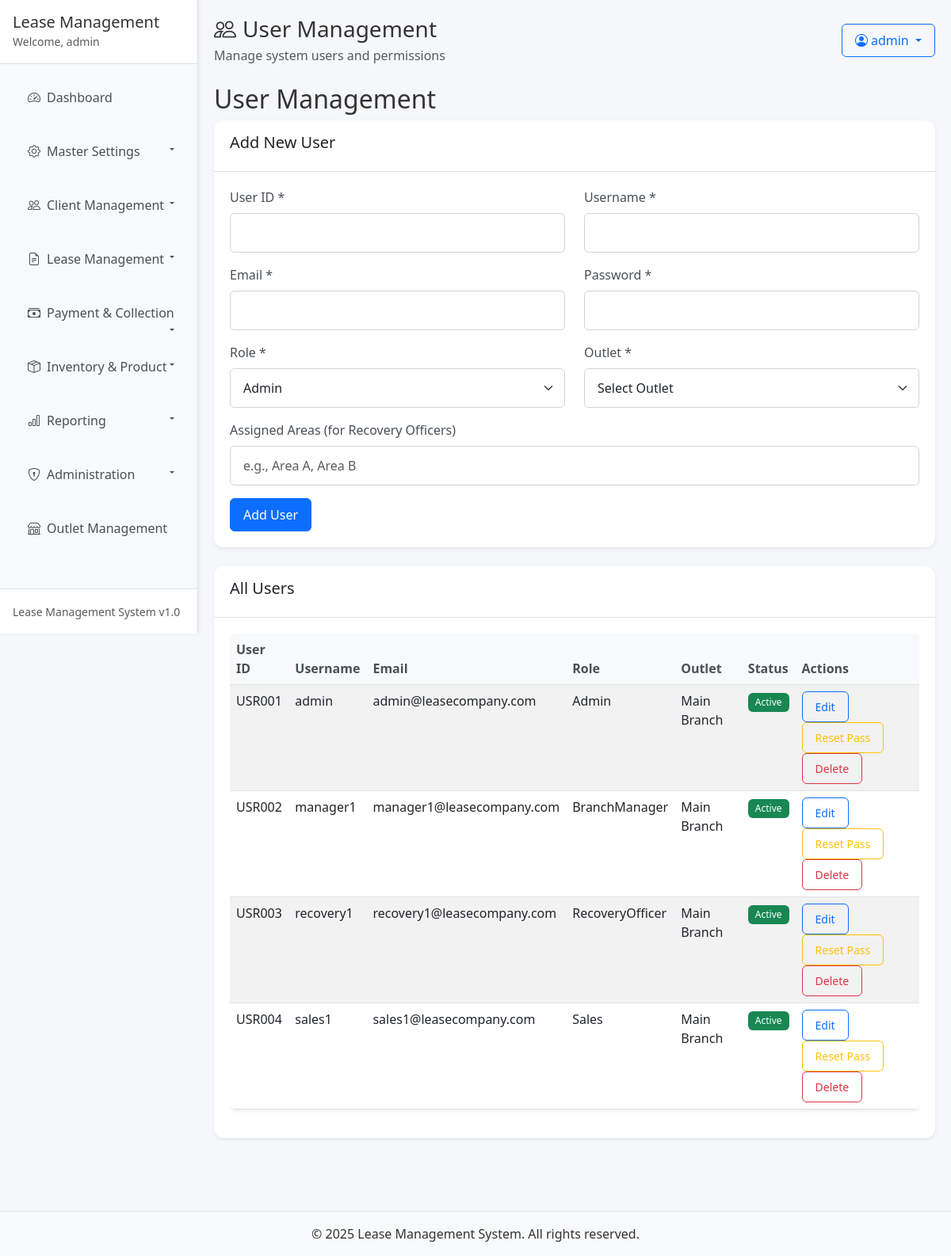
/users.php (signed in), run on the app's committed database.
### tables this page shows
CREATE TABLE users (
    id INT AUTO_INCREMENT PRIMARY KEY,
    user_id VARCHAR(50) UNIQUE NOT NULL,
    username VARCHAR(50) UNIQUE NOT NULL,
    email VARCHAR(100) UNIQUE NOT NULL,
    password VARCHAR(255) NOT NULL,
    role ENUM('Admin', 'BranchManager', 'RecoveryOfficer', 'AccountsOfficer', 'DataEntry', 'Sales') NOT NULL,
    outlet_id VARCHAR(50) NOT NULL,
    assigned_areas TEXT,
    is_active BOOLEAN DEFAULT TRUE,
    created_at TIMESTAMP DEFAULT CURRENT_TIMESTAMP,
    updated_at TIMESTAMP DEFAULT CURRENT_TIMESTAMP ON UPDATE CURRENT_TIMESTAMP,
    FOREIGN KEY (outlet_id) REFERENCES outlets(outlet_id)
);

CREATE TABLE outlets (
    id INT AUTO_INCREMENT PRIMARY KEY,
    outlet_id VARCHAR(50) UNIQUE NOT NULL,
    outlet_name VARCHAR(100) NOT NULL,
    city VARCHAR(50) NOT NULL,
    address TEXT NOT NULL,
    phone VARCHAR(20),
    email VARCHAR(100),
    outlet_type ENUM('Main', 'Sub', 'Franchise') NOT NULL,
    assigned_branch_manager VARCHAR(50) NOT NULL,
    linked_cash_account VARCHAR(50) NOT NULL,
    linked_bank_account VARCHAR(50) NOT NULL,
    created_at TIMESTAMP DEFAULT CURRENT_TIMESTAMP,
    updated_at TIMESTAMP DEFAULT CURRENT_TIMESTAMP ON UPDATE CURRENT_TIMESTAMP
);

### users.php (the view, shortened to what this page needs)
<?php
$conn = getDBConnection();
$users_result = $conn->query("
    SELECT u.*, o.outlet_name
    FROM users u
    JOIN outlets o ON u.outlet_id = o.outlet_id
    ORDER BY u.created_at DESC
");
?>
<!DOCTYPE html>
<html lang="en">
<head>
    <link href="https://cdn.jsdelivr.net/npm/bootstrap@5.3.0/dist/css/bootstrap.min.css" rel="stylesheet">
    <link href="https://cdn.jsdelivr.net/npm/bootstrap-icons@1.10.0/font/bootstrap-icons.css" rel="stylesheet">
    <link href="https://cdn.jsdelivr.net/npm/select2@4.1.0-rc.0/dist/css/select2.min.css" rel="stylesheet" />
    <link href="assets/css/styles.css" rel="stylesheet">
</head>
<body>
    <?php include 'includes/permanent_sidebar.php'; ?>
    <div class="main-content" style="margin-left: 250px; padding: 20px;">
        <div class="d-flex justify-content-between align-items-center mb-4">
            <div>
                <h1 class="h3 mb-1"><i class="bi bi-people me-2"></i>User Management</h1>
                <p class="mb-0 text-muted">Manage system users and permissions</p>
            </div>
            <div class="dropdown">
                <button class="btn btn-outline-primary dropdown-toggle" type="button" id="userMenu" data-bs-toggle="dropdown" aria-expanded="false">
                    <i class="bi bi-person-circle me-1"></i><?php echo htmlspecialchars($_SESSION['username'] ?? 'User'); ?>
                </button>
            </div>
        </div>
        <div class="row">
            <div class="col-md-12">
                <h2>User Management</h2>
                <div class="card mb-4">
                    <div class="card-header">
                        <h5>Add New User</h5>
                    </div>
                    <div class="card-body">
                        <form method="POST">
                            <div class="row">
                                <div class="col-md-6">
                                    <div class="mb-3">
                                        <label for="user_id" class="form-label">User ID *</label>
                                        <input type="text" class="form-control" id="user_id" name="user_id" required>
                                    </div>
                                </div>
                                <div class="col-md-6">
                                    <div class="mb-3">
                                        <label for="username" class="form-label">Username *</label>
                                        <input type="text" class="form-control" id="username" name="username" required>
                                    </div>
                                </div>
                            </div>
                            <div class="row">
                                <div class="col-md-6">
                                    <div class="mb-3">
                                        <label for="email" class="form-label">Email *</label>
                                        <input type="email" class="form-control" id="email" name="email" required>
                                    </div>
                                </div>
                                <div class="col-md-6">
                                    <div class="mb-3">
                                        <label for="password" class="form-label">Password *</label>
                                        <input type="password" class="form-control" id="password" name="password" required>
                                    </div>
                                </div>
                            </div>
                            <div class="row">
                                <div class="col-md-6">
                                    <div class="mb-3">
                                        <label for="role" class="form-label">Role *</label>
                                        <select class="form-select" id="role" name="role" required>
                                            <option value="Admin">Admin</option>
                                        </select>
                                    </div>
                                </div>
                                <div class="col-md-6">
                                    <div class="mb-3">
                                        <label for="outlet_id" class="form-label">Outlet *</label>
                                        <select class="form-select" id="outlet_id" name="outlet_id" required>
                                            <option value="">Select Outlet</option>
                                        </select>
                                    </div>
                                </div>
                            </div>
                            <div class="mb-3">
                                <label for="assigned_areas" class="form-label">Assigned Areas (for Recovery Officers)</label>
                                <input type="text" class="form-control" id="assigned_areas" name="assigned_areas" placeholder="e.g., Area A, Area B">
                            </div>
                            <button type="submit" name="add_user" class="btn btn-primary">Add User</button>
                        </form>
                    </div>
                </div>
                <div class="card">
                    <div class="card-header">
                        <h5>All Users</h5>
                    </div>
                    <div class="card-body">
                        <div class="table-responsive">
                            <table class="table table-striped">
                                <thead>
                                    <tr>
                                        <th>User ID</th>
                                        <th>Username</th>
                                        <th>Email</th>
                                        <th>Role</th>
                                        <th>Outlet</th>
                                        <th>Status</th>
                                        <th>Actions</th>
                                    </tr>
                                </thead>
                                <tbody>
                                    <?php if ($users_result && $users_result->num_rows > 0): ?>
                                        <?php while ($user = $users_result->fetch_assoc()): ?>
                                            <tr>
                                                <td><?php echo htmlspecialchars($user['user_id']); ?></td>
                                                <td><?php echo htmlspecialchars($user['username']); ?></td>
                                                <td><?php echo htmlspecialchars($user['email']); ?></td>
                                                <td><?php echo htmlspecialchars($user['role']); ?></td>
                                                <td><?php echo htmlspecialchars($user['outlet_name']); ?></td>
                                                <td>
                                                    <?php if ($user['is_active']): ?>
                                                        <span class="badge bg-success">Active</span>
                                                    <?php else: ?>
                                                        <span class="badge bg-secondary">Inactive</span>
                                                    <?php endif; ?>
                                                </td>
                                                <td>
                                                    <button class="btn btn-sm btn-outline-primary edit-btn"
                                                            data-id="<?php echo $user['id']; ?>"
                                                            data-user_id="<?php echo htmlspecialchars($user['user_id']); ?>"
                                                            data-username="<?php echo htmlspecialchars($user['username']); ?>"
                                                            data-email="<?php echo htmlspecialchars($user['email']); ?>"
                                                            data-role="<?php echo htmlspecialchars($user['role']); ?>"
                                                            data-outlet_id="<?php echo htmlspecialchars($user['outlet_id']); ?>"
                                                            data-assigned_areas="<?php echo htmlspecialchars($user['assigned_areas']); ?>"
                                                            data-is_active="<?php echo $user['is_active']; ?>">
                                                        Edit
                                                    </button>
                                                    <button class="btn btn-sm btn-outline-warning reset-btn"
                                                            data-id="<?php echo $user['id']; ?>"
                                                            data-username="<?php echo htmlspecialchars($user['username']); ?>">
                                                        Reset Pass
                                                    </button>
                                                    <button class="btn btn-sm btn-outline-danger delete-btn"
                                                            data-id="<?php echo $user['id']; ?>"
                                                            data-username="<?php echo htmlspecialchars($user['username']); ?>">
                                                        Delete
                                                    </button>
                                                </td>
                                            </tr>
                                        <?php endwhile; ?>
                                    <?php else: ?>
                                        <tr>
                                            <td colspan="7" class="text-center">No users found.</td>
                                        </tr>
                                    <?php endif; ?>
                                </tbody>
                            </table>
                        </div>
                    </div>
                </div>
            </div>
        </div>
    </div>
    <footer class="bg-light text-center py-3 mt-5">
        <div class="container">
            <p class="mb-0">&copy; 2025 Lease Management System. All rights reserved.</p>
        </div>
    </footer>
</body>
</html>

### assets/css/styles.css (style rules this page uses)
body { font-family: 'Segoe UI', Tahoma, Geneva, Verdana, sans-serif; background-color: #f5f7fa; color: #333; }
.main-content { padding-top: 1.5rem; padding-bottom: 2rem; padding-left: 1rem; padding-right: 1rem; margin-left: 250px; }
.main-content { padding-top: 1.5rem; padding-bottom: 2rem; padding-left: 1rem; padding-right: 1rem; }
.form-label { font-weight: 500; color: #495057; }
.form-control, .form-select { border-radius: 0.375rem; padding: 0.75rem 1rem; border: 1px solid #ced4da; }
.table { background-color: white; border-radius: 0.5rem; overflow: hidden; box-shadow: 0 0.125rem 0.25rem rgba(0, 0, 0, 0.075); }
.table th { border-top: none; font-weight: 600; color: #495057; background-color: #f8f9fa; }
.btn { border-radius: 0.375rem; font-weight: 500; padding: 0.5rem 1rem; transition: all 0.3s ease; }
.btn-primary { background-color: #0d6efd; border-color: #0d6efd; }
.btn-outline-primary, .btn-outline-success, .btn-outline-warning, .btn-outline-info, .btn-outline-secondary, .btn-outline-dark { transition: all 0.3s ease; }
.card { border-radius: 0.75rem; box-shadow: 0 0.125rem 0.25rem rgba(0, 0, 0, 0.075); border: none; margin-bottom: 1.5rem; }
.card-header { font-weight: 600; border-bottom: 1px solid rgba(0, 0, 0, 0.125); background-color: transparent; padding: 1rem 1.25rem; }
.card-body { padding: 1.25rem; }
.badge { font-weight: 500; padding: 0.5em 0.75em; }
footer { margin-top: auto; border-top: 1px solid #dee2e6; background-color: #f8f9fa; padding: 1.5rem 0; }

### assets/css/navigation.css (style rules this page uses)
.btn-outline-primary, .btn-outline-success, .btn-outline-warning, .btn-outline-info, .btn-outline-secondary, .btn-outline-dark { transition: all 0.3s ease; }

### assets/css/forms.css (style rules this page uses)
.form-control, .form-select { border-radius: 0.375rem; padding: 0.75rem 1rem; border: 1px solid #ced4da; transition: all 0.3s ease; }

### data on the page
users: user "USR001", username "admin", email "admin@leasecompany.com", role "Admin", outlets.outlet_name "Main Branch", is_active "Active"
users: user "USR002", username "manager1", email "manager1@leasecompany.com", role "BranchManager", outlets.outlet_name "Main Branch", is_active "Active"
users: user "USR003", username "recovery1", email "recovery1@leasecompany.com", role "RecoveryOfficer", outlets.outlet_name "Main Branch", is_active "Active"
users: user "USR004", username "sales1", email "sales1@leasecompany.com", role "Sales", outlets.outlet_name "Main Branch", is_active "Active"

### other printed values
$username "admin"
$_SESSION['username'] "admin"
